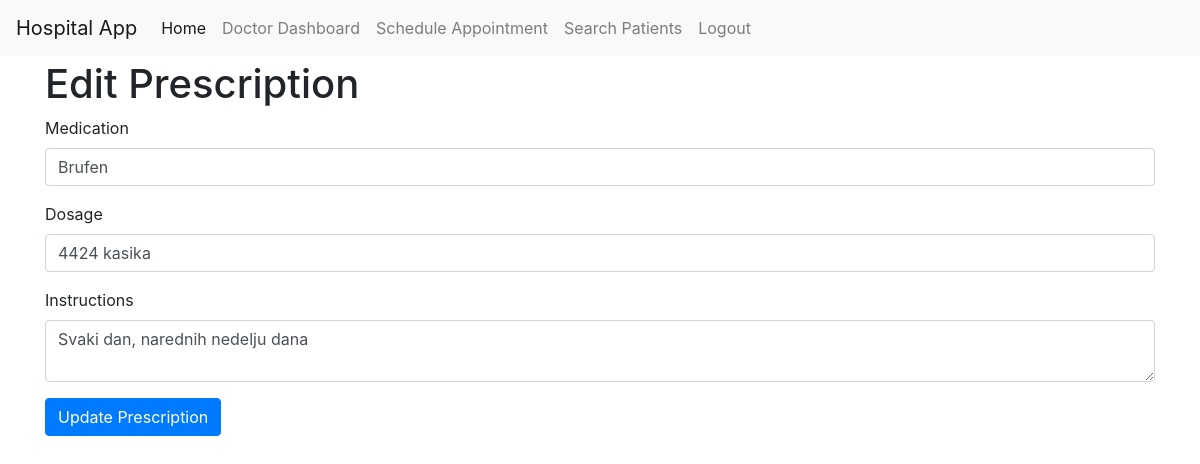
The app's page /doctor/edit_prescription/1 (signed in) with its own data.
### models.py (models this page shows, shortened)
class Prescription(db.Model):
    __tablename__ = 'prescription'
    id = db.Column(db.Integer, primary_key=True)
    doctor_id = db.Column(db.Integer, db.ForeignKey('user.id'), nullable=False)
    patient_id = db.Column(db.Integer, db.ForeignKey('user.id'), nullable=False)
    date = db.Column(db.DateTime, default=datetime.utcnow, nullable=False)
    medication = db.Column(db.String(100), nullable=False)
    dosage = db.Column(db.String(100), nullable=False)
    instructions = db.Column(db.Text, nullable=False)

### app.py (the view)
@app.route('/doctor/edit_prescription/<int:prescription_id>', methods=['GET', 'POST'])
@login_required
def edit_prescription(prescription_id):
    if current_user.role != 'doctor':
        return "You are not authorized to access this page."
    prescription = Prescription.query.get_or_404(prescription_id)
    form = EditPrescriptionForm(obj=prescription)
    if form.validate_on_submit():
        print("Form validated successfully")
        prescription.medication = form.medication.data
        prescription.dosage = form.dosage.data
        prescription.instructions = form.instructions.data
        db.session.commit()
        flash('Prescription updated successfully!')
        return redirect(url_for('patient_profile', patient_id=prescription.patient_id))
    else:
        if request.method == 'POST':
            print("Form validation failed")
            print(form.errors)
    return render_template('doctor/edit_prescription.html', form=form, prescription=prescription)

### forms.py
class EditPrescriptionForm(FlaskForm):
    medication = StringField('Medication', validators=[DataRequired()])
    dosage = StringField('Dosage', validators=[DataRequired()])
    instructions = TextAreaField('Instructions', validators=[DataRequired()])
    submit = SubmitField('Update Prescription')

### app.py (called while the page is built)
@login_manager.user_loader
def load_user(user_id):
    return db.session.get(User, int(user_id))

### templates/doctor/edit_prescription.html (shortened to what this page needs)
{% extends 'base.html' %} {% block content %}
<h1>Edit Prescription</h1>
<form method="POST">
	<div class="form-group">
		{{ form.medication.label }} {{ form.medication(class="form-control") }}
	</div>
	<div class="form-group">
		{{ form.dosage.label }} {{ form.dosage(class="form-control") }}
	</div>
	<div class="form-group">
		{{ form.instructions.label }} {{ form.instructions(class="form-control")
		}}
	</div>
	<div class="form-group">{{ form.submit(class="btn btn-primary") }}</div>
</form>
{% endblock %}

### templates/base.html (style rules this page uses)
body { padding-top: 60px; }

### records on screen
Prescription: medication "Brufen", dosage "4424 kasika", instructions "Svaki dan, narednih nedelju dana"
